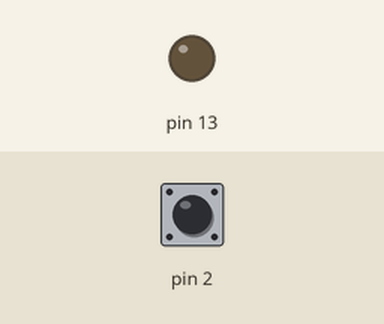
Bench run of a sketch on a simulated Arduino Uno, built with avr-gcc and run on an emulated ATmega328P. On the bench: output pins drawn as LEDs (lit = HIGH). The test bench sets the inputs (shaded band); at power-on: pin 2 HIGH.

Above: at 1.2 s.
1.3 s: pin 2 pulled LOW for 0.15 s
At 2.5 s:
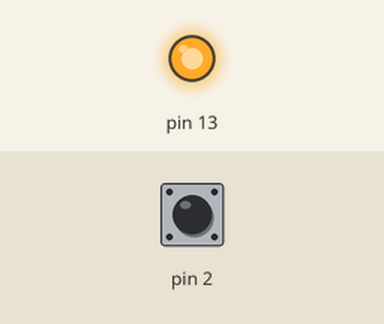
2.9 s: pin 2 pulled LOW for 1 s
At 3.8 s:
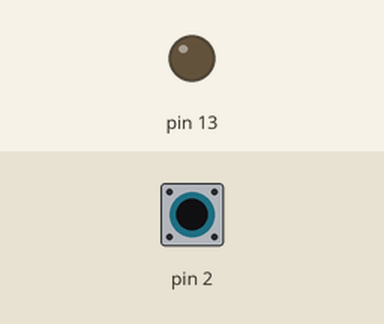
5.4 s: pin 2 pulled LOW for 3.2 s
At 5.7 s:
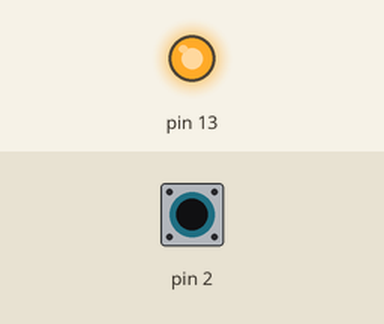
Timing chart, 0 to 8.4 s (numbered marks = the images above; inputs shaded):
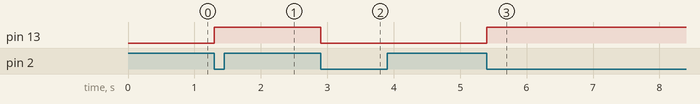

Measured:
- after the input at 1.3 s, pin 13: LOW → HIGH at once
- after the input at 2.9 s, pin 13: HIGH → LOW at once
- after the input at 5.4 s, pin 13: LOW → HIGH at once

The sketch:

lab2_ex_1_Normal.ino
```cpp
volatile  bool current_state = LOW;
const int  led = 13;
const int external_register = 2;
volatile bool myled = false;


void setup() {
  // put your setup code here, to run once:
  pinMode(2,INPUT_PULLUP);
  pinMode(13,OUTPUT);
  attachInterrupt(digitalPinToInterrupt(2),toggle_LED,FALLING);
}

void loop() {
  // put your main code here, to run repeatedly:


}
void toggle_LED(){
  myled=!myled;
  digitalWrite(13,myled);
}
```
